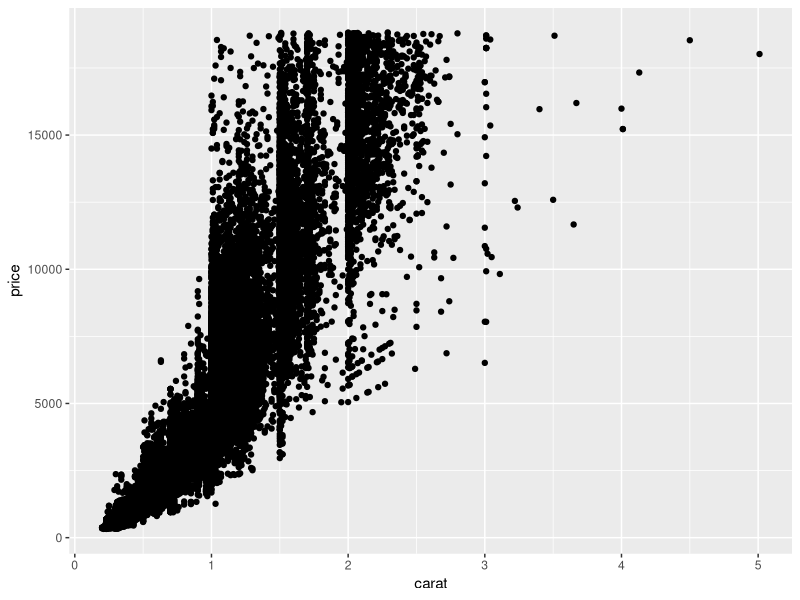
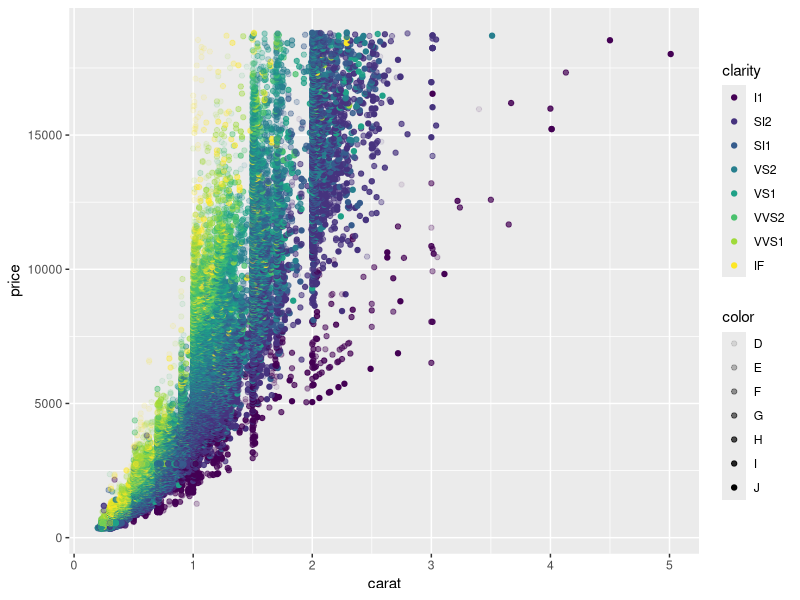
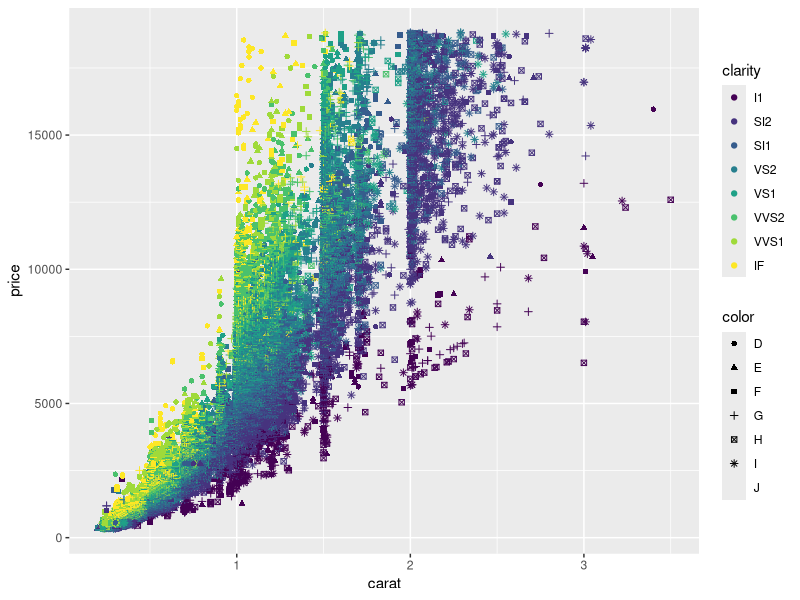
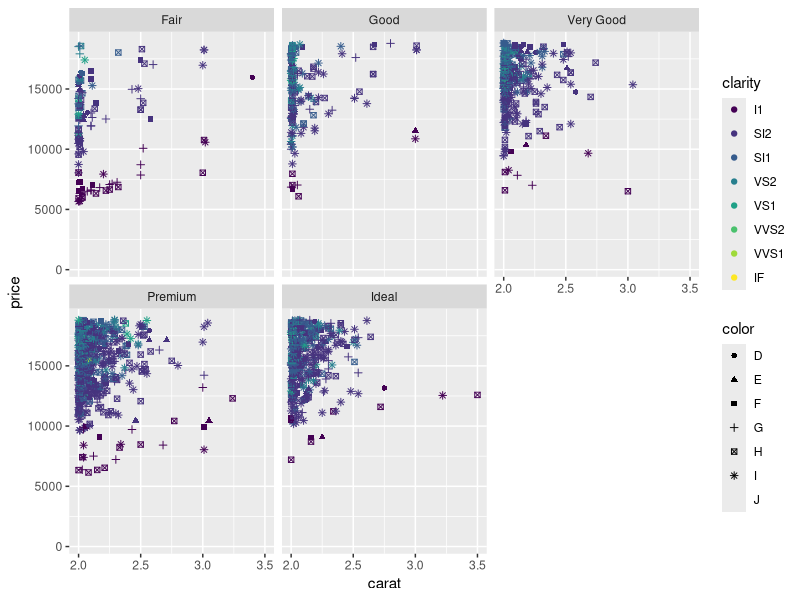
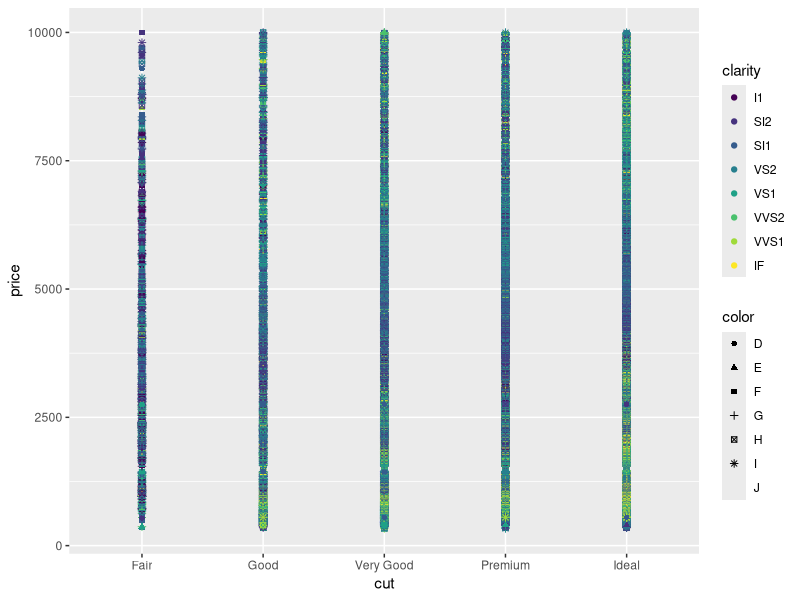
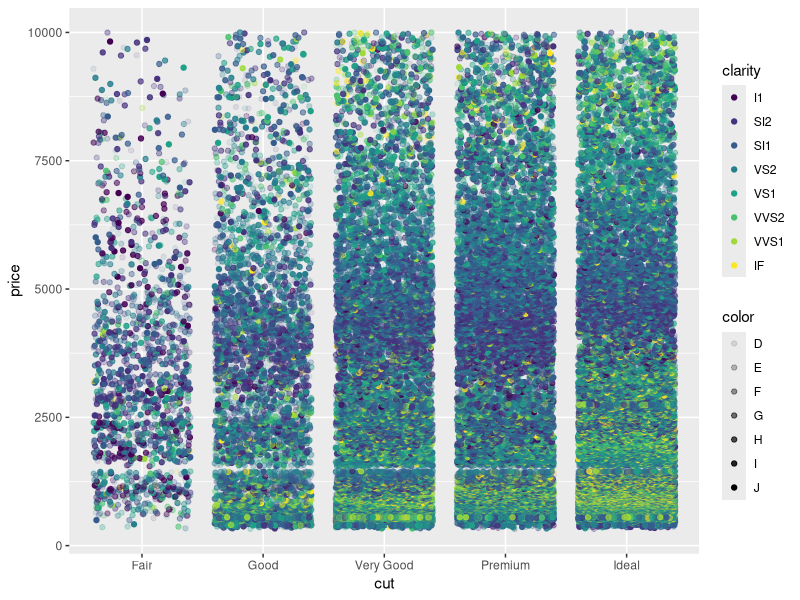
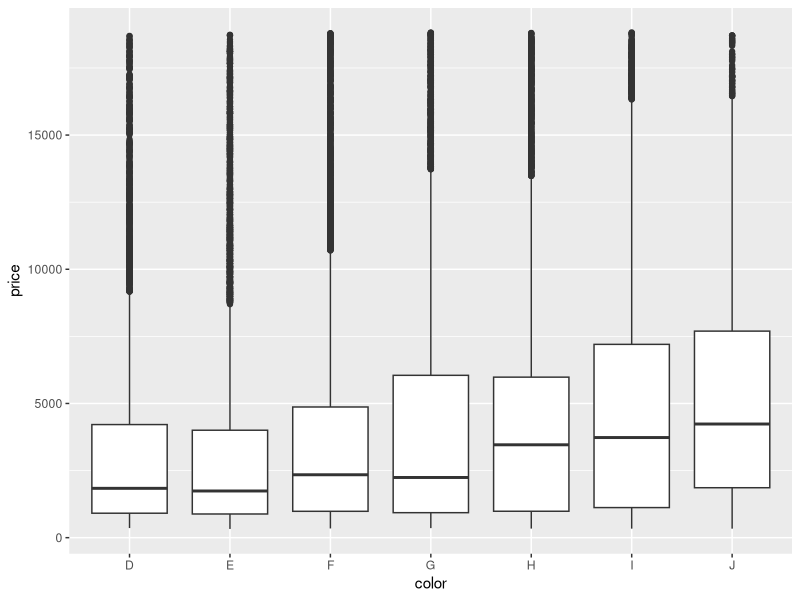
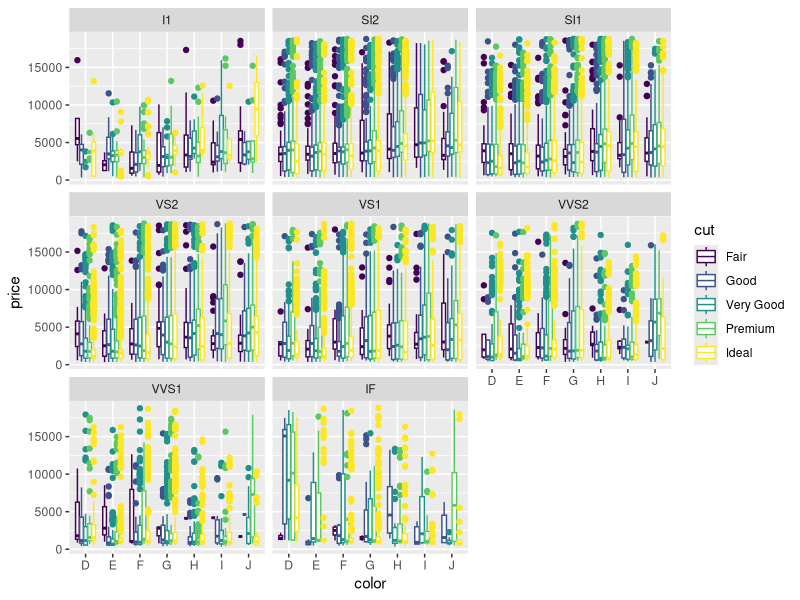

These charts were generated, in order, by the following R code:
install.packages ("dplyr")
install.packages ("ggplot2")

library (dplyr)
library (ggplot2)
dia <- diamonds

# Scatter plots

ggplot(dia) +
  geom_point(aes(x=carat,y=price)) #Simple

ggplot(dia) + geom_point(aes(x=carat,y=price,color=clarity,alpha=color))
#Color is clarity, alpha is color

  ggplot(dia) + geom_point(aes(x=carat, y = price,color = clarity, shape = color)) + xlim(c(NA,3.5))
#Limit the x axis (What is NA doing?) - Limitng the x asis = carat by 3.5, NA = Not assigned

  ggplot(dia) + geom_point(aes(x=carat, y=price, color=clarity, shape=color)) + xlim(c(2,3.5)) + facet_wrap(~cut)

  ggplot(dia) + geom_point(aes(x=cut, y = price, color =clarity, shape = color)) + #Not very good... Discrete X asis
    ylim(c(NA,10000))
  
  ggplot(dia) + geom_jitter(aes(x=cut, y=price, color = clarity, alpha = color)) + ylim (c(NA,10000))
  
  #Box plots
  
  ggplot(dia) + geom_boxplot(aes(x=color, y=price))
#This is a simple box plot
  
  ggplot (dia) + geom_boxplot(aes(x=color, y= price, color=cut))+facet_wrap(~clarity)
  
  ggplot(dia) + geom_boxplot(aes(x=color, y=price, color = cut))
#A few too many plots here. Its facet wrap by Clarity.

#Histograms
ggplot(dia) +geom_histogram(aes(x=carat))
#simple Histogram. Less than 0.5 carat is the most popular carat sold over 15000.

ggplot(dia) + geom_histogram (aes(x=carat),binwidth = 0.01) + xlim (c(NA,3))
#Finer histogram

ggplot(dia) + geom_histogram (aes(x=carat), bins = 5) + xlim(c(NA,3))
#Specify the number of bins rather than the binwidth. Bins being columns

#Frequency plots

#Simple
ggplot(dia) + geom_freqpoly(aes(x=carat),binwidth=0.01)+xlim(c(NA,3))

ggplot (dia) + geom_density(aes(x=carat, fill = cut)) + xlim (c(NA,3))
#Density plot, fill added

#Improved visual
ggplot(dia) + geom_density(aes(x=carat,fill=cut), color = NA, alpha = 0.3) + xlim(c(NA, 3))

#A violin plot - Distribution of x values as a function of Y values
ggplot(dia) + geom_violin(aes(x=carat,y=price, fill = "red"),color=NA, alpha= 0.75) + xlim(c(NA,3))

#Split the distribution onto the different facets
ggplot(dia) + geom_violin(aes(x=carat, y=price, fill =cut), color = NA, alpha = 0.75) + xlim(c(NA,3)) + facet_wrap(~cut)

#Simple bar plots

ggplot(dia) + geom_bar(aes(x=color))
#When you do a simple plot, y axis is always COUNT

#Split colour by cut - Overlapping bars
ggplot(dia) + geom_bar(aes(x=color,fill=cut))

#Side by side... position = 'dodge'

ggplot(dia) + geom_bar(aes(x=color, fill =cut), position = "dodge")
#Dodging preserves the vertical position of an geom while adjusting the horizontal position. 